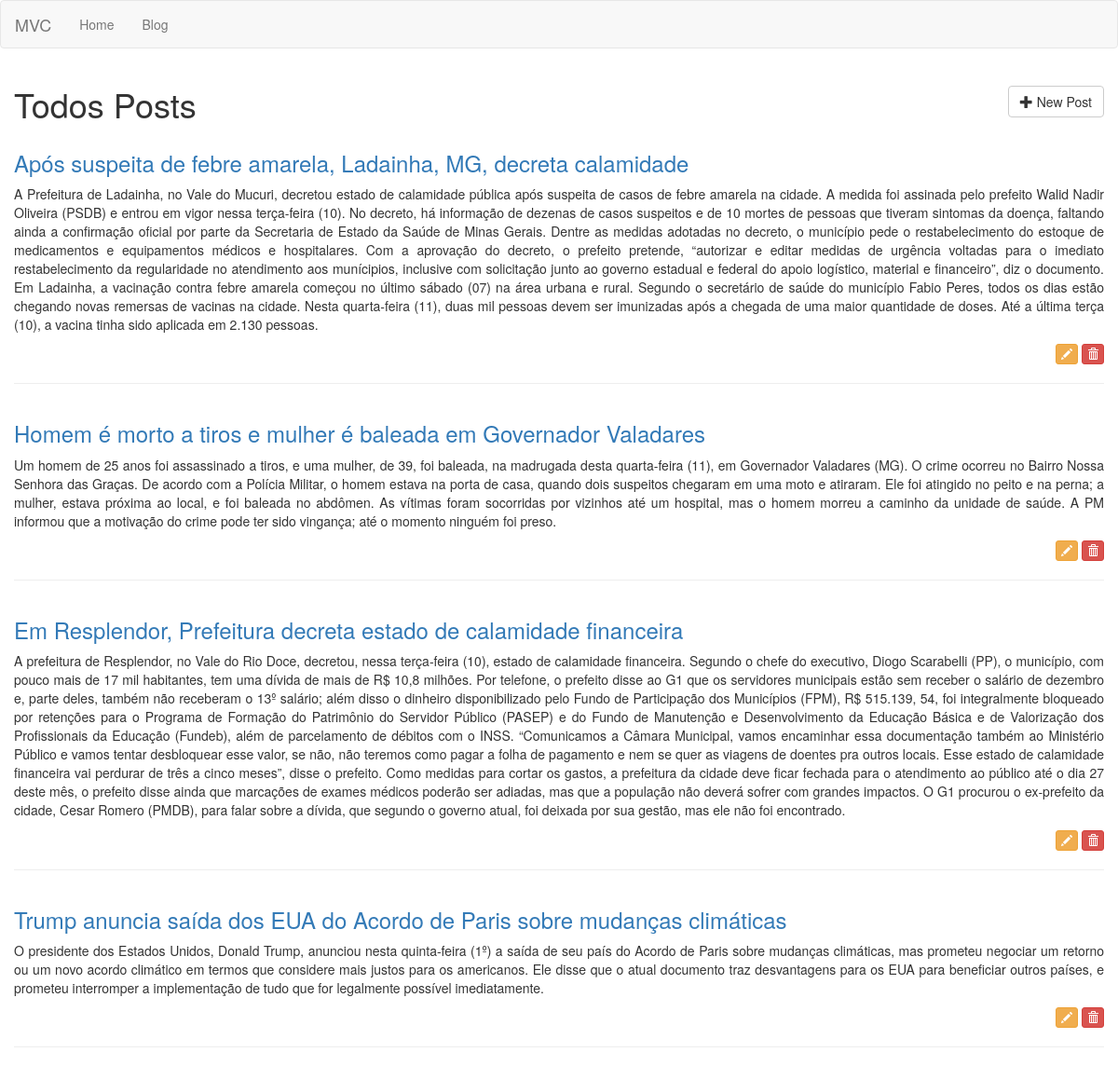
Page /posts on the earlier database version.
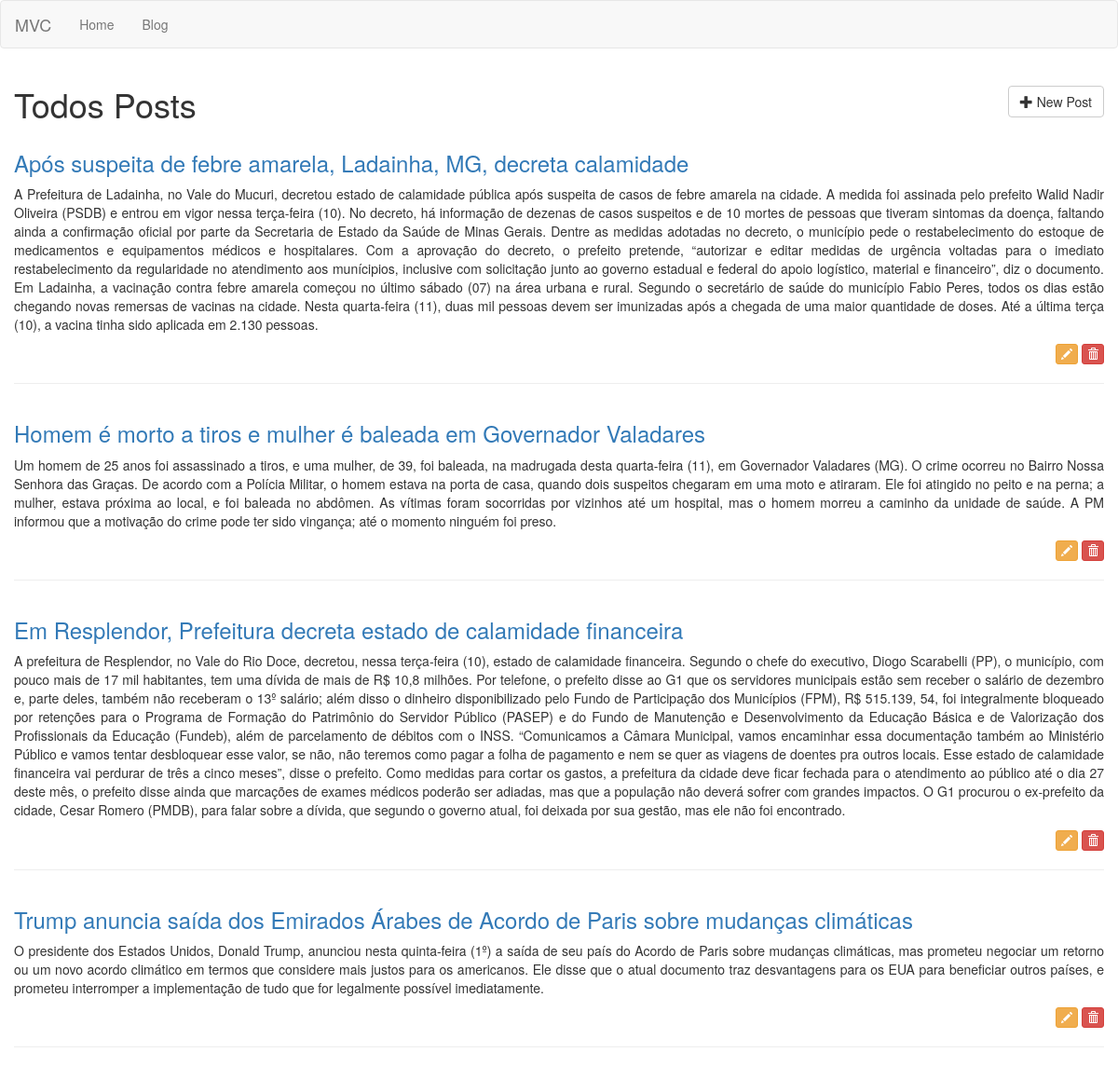
Same page on the later database version.
### tables this page shows
CREATE TABLE posts (id INTEGER CONSTRAINT posts_index PRIMARY KEY ASC AUTOINCREMENT, title VARCHAR (255) NOT NULL, content TEXT NOT NULL);

### app/Controllers/PostsController.php (called while the page is built, shortened)
<?php
class PostsController extends BaseController
{
   private $post;
   public function __construct()
   {
      $this->post = Container::getModel("Post");
   }
   public function index()
   {
      $this->view->posts = $this->post->All();
      $this->renderView('posts/index', 'layout');
   }
}

### core/bootstrap.php (called while the page is built, shortened)
<?php
$routes = require_once __DIR__ . "/../app/routes.php";
$route = new \Core\Route($routes);

### public/index.php (called while the page is built, shortened)
<?php
require_once __DIR__ . "/../core/bootstrap.php";

### core/BaseModel.php (called while the page is built, shortened)
<?php
abstract class BaseModel
{
   private $pdo;
   protected $table;
   public function __construct(PDO $pdo)
   {
      $this->pdo = $pdo;
   }
   public function All()
   {
      $query = "SELECT * FROM {$this->table}";
      $stmt = $this->pdo->prepare($query);
      $stmt->execute();
      $result = $stmt->fetchAll();
      return $result;
   }
}

### core/Database.php (called while the page is built, shortened)
<?php
class Database
{
	public static function getDatabase()
   {
	   $conf = require_once __DIR__ . "/../app/database.php";
		if($conf['driver']=='sqlite'){
			$sqlite = __DIR__  . "/../storage/database/" . $conf['sqlite']['host'];
			$sqlite = "sqlite:".$sqlite;
			try{
				 $pdo = new PDO($sqlite);
				 $pdo->setAttribute(PDO::ATTR_ERRMODE,PDO::ERRMODE_EXCEPTION);
				 $pdo->setAttribute(PDO::ATTR_DEFAULT_FETCH_MODE,PDO::FETCH_OBJ);
				 return $pdo;
			}
			catch (PDOException $e){
				echo $e->getMessage();
			}
		} else if ($conf['driver']=='mysql'){
		     $host = $config['mysql']['host'];
			  $db_name = $config['mysql']['db_name'];
			  $username = $config['mysql']['db_username'];
			  $password = $config['mysql']['db_password'];
			  $charset = $conf['mysql']['charset'];
			  $collation = $conf['mysql']['collation'];
			try{
				$pdo = new PDO("mysql:host=$host;dbname=$db_name;charset=$charset", $username, $password);
				print_r ($pdo);
				$pdo->setAttribute(PDO::ATTR_ERRMODE,PDO::ERRMODE_EXCEPTION);
				$pdo->setAttribute(PDO::MYSQL_ATTR_INIT_COMMAND, "SET NAMES '$charset' COLLATE '$collation'");
				$pdo->setAttribute(PDO::ATTR_DEFAULT_FETCH_MODE,PDO::FETCH_OBJ);
				return $pdo;
			}
			catch (PDOException $e){
				echo $e->getMessage();
			}
		}
   }
}

### core/Container.php (called while the page is built, shortened)
<?php
class Container
{
   public static function getModel($model)
   {
      return new $model(Database::getDatabase());
   }
}

### app/Views/posts/index.phtml (the view, shortened to what this page needs)
<div class="container">
   <div class="row">
      <h1 class="h1">
         <?php echo  $this->getPageTitle(); ?>
         <a href="/posts/create" class="btn btn-default pull-right">
            <i class="glyphicon glyphicon-plus"></i>
            New Post
         </a>
      </h1>
   </div>
   <?php foreach ($this->view->posts as $post): ?>
   <div class="row">
      <h3 class="h3">
         <a href="<?php echo "/posts/" . $post->id . "/show"; ?>">
         <?php echo $post->title; ?>
         </a>
      </h3>
      <p class="text-justify"><?php echo $post->content; ?></p>
       <p class="text-right">
           <a href="/posts/<?php echo $post->id; ?>/edit" class="btn btn-warning btn-xs">
               <i class="glyphicon glyphicon-pencil"></i>
           </a>
           <a href="/posts/<?php echo $post->id; ?>/delete" class="btn btn-danger btn-xs"
             onclick="return confirm('Tem certeza que deseja excluir este post?');">
               <i class="glyphicon glyphicon-trash"></i>
           </a>
       </p>
      <hr>
   </div>
   <?php endforeach; ?>
</div>

### core/Route.php (shortened to what this page needs)
<?php
class Route
{
   private $routes;
   public function __construct(array $routes)
   {
      $this->run();
   }
   private function setRoutes($routes)
   {
      foreach($routes as $route){
         $explode = explode('@', $route[1]);
         $r = [$route[0], $explode[0], $explode[1] ];
         $newRoutes[] = $r;
      }
      $this->routes = $newRoutes;
   }
   private function getRequest()
   {
      $obj = new \stdClass;
      return $obj;
   }
   private function getUrl()
   {
      return parse_url($_SERVER['REQUEST_URI'],PHP_URL_PATH);
   }
   private function run()
   {
      $url = $this->getUrl();
      foreach($this->routes as $route){
         $routeArray = explode('/', $route[0]);
         $params=[];
         for($i=0; $i < count($routeArray); $i++){
            $route[0] = implode($routeArray, '/');
         }
         if($url == $route[0]){
            $route_found = 1;
            $controller = $route[1];
            $action = $route[2];
            break;
         }
      }
      if($route_found){
         $controller = Container::newController($controller);
         switch(count($params)){
            default:
               $controller->$action($this->getRequest());
               break;
         }
      } else {
         Container::pageNotFound();
      }
   }
}

### core/BaseController.php (shortened to what this page needs)
<?php
class BaseController
{
   private $viewPath;
   private $layoutPath;
   private $title = null;
   public function __construct()
   {
      $this->view = new \stdClass;
   }
   protected function renderView($viewPath, $layoutPath = null)
   {
      $this->viewPath = $viewPath;
      $this->layoutPath = $layoutPath;
      if($layoutPath){
         $this->setLayout();
      } else {
         $this->content();
      }
   }
   protected function content()
   {
      $path = __DIR__ . "/../app/Views/{$this->viewPath}.phtml";
      if(file_exists( __DIR__ . "/../app/Views/{$this->viewPath}.phtml")){
         require_once __DIR__ . "/../app/Views/{$this->viewPath}.phtml";
      } else {
         echo "Error: View path not found! <br/>$path";
      }
   }
   protected function setLayout()
   {
      $path = __DIR__ . "/../app/Views/{$this->layoutPath}.phtml";
      if(file_exists( __DIR__ . "/../app/Views/{$this->layoutPath}.phtml")){
         require_once __DIR__ . "/../app/Views/{$this->layoutPath}.phtml";
      } else {
         echo "Error: Layout path not found!<br/>$path";
      }
   }
   protected function setPageTitle($title)
   {
      $this->title = $title;
   }
   protected function getPageTitle($separator=null)
   {
      if($separator){
         echo $this->title . " " . $separator . " ";
      } else {
          echo $this->title;
      }
   }
}

### app/Views/layout.phtml (shortened to what this page needs)
<!DOCTYPE html>
<html lang="pt-br">
  <head>
    <link href="/assets/css/bootstrap.min.css" rel="stylesheet">
    <link href="/assets/css/font-awesome.min.css" rel="stylesheet">
  </head>
  <body>
  <?php require_once __DIR__ . "/menu.phtml"; ?>
  <div class="container-fluid">
     <div class="row">
        <?php $this->content(); ?>
     </div>
  </div>
  </body>
</html>

### app/Views/menu.phtml (shortened to what this page needs)
<nav class="navbar navbar-default">
  <div class="container-fluid">
    <div class="navbar-header">
      <a class="navbar-brand" href="/">MVC</a>
    </div>
    <div class="collapse navbar-collapse" id="bs-example-navbar-collapse-1">
      <ul class="nav navbar-nav">
        <li><a href="/">Home <span class="sr-only">(current)</span></a></li>
        <li><a href="/posts">Blog</a></li>
      </ul>
    </div>
  </div>
</nav>

Differences in the rows shown:
changed posts: title "Trump anuncia saída dos EUA do Acordo de Paris sobre mudanças climáticas" → "Trump anuncia saída dos Emirados Árabes de Acordo de Paris sobre mudanças climáticas"
